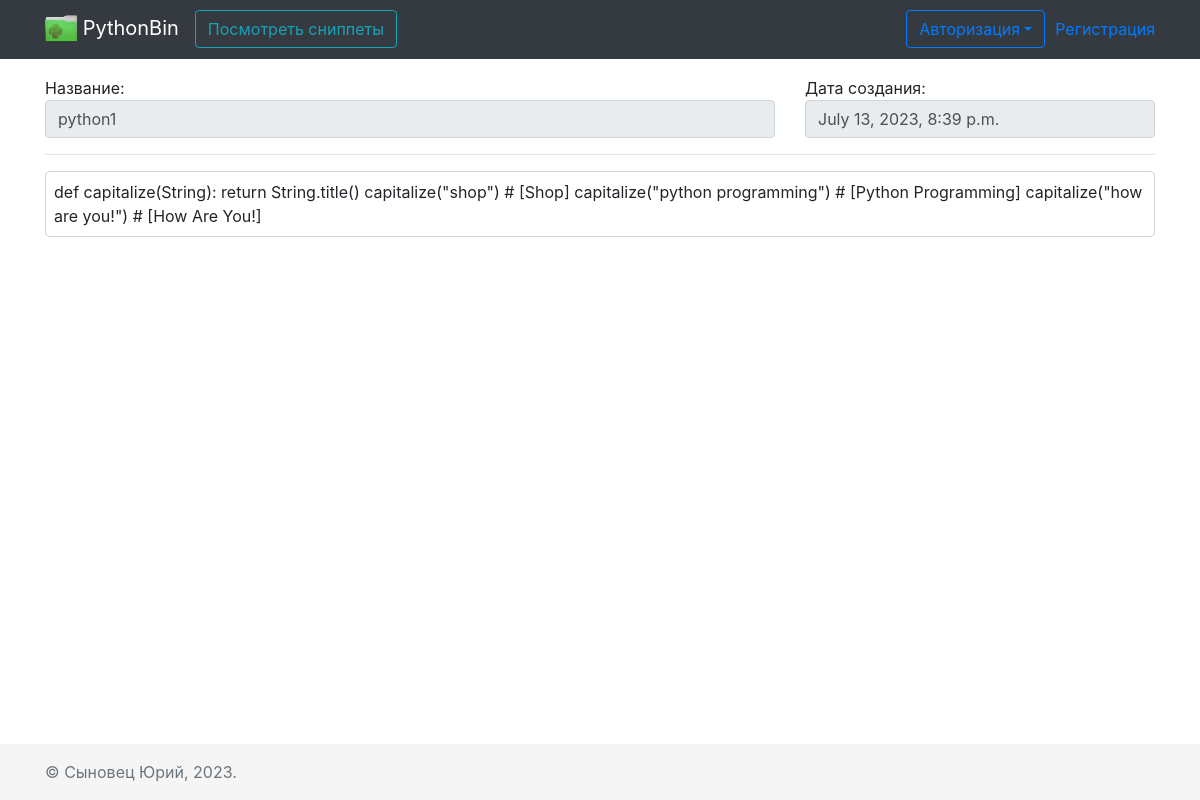
The app's page /snippets/28 with its own data.
### MainApp/models.py (models this page shows, shortened)
class Snippet(models.Model):
    name = models.CharField(max_length=100)
    lang = models.CharField(max_length=30, choices=LTNGS)
    code = models.TextField(max_length=5000)
    creation_date = models.DateTimeField(auto_now=True)
    user = models.ForeignKey(to=User, on_delete=models.CASCADE, blank=True, null=True)
    public = models.BooleanField(default=True)

### MainApp/views.py (the view)
# urls.py: path('snippets/<int:id>', views.snippets_detail, name='snippet-detail'),
def snippets_detail(request, id=0):
    try:
        snippet = Snippet.objects.get(id=id)
        context = {'pagename': 'Просмотр кода сниппета',
                   'snippet': snippet}
        return render(request, 'pages/view_snippets_detail.html', context)
    except Exception as err:
        print(f'to log? get item id={id} err: {err}')
        return HttpResponse(f'Snippet с id={id} не существует')

### templates/pages/view_snippets_detail.html (shortened to what this page needs)
{% extends "base.html" %}
{% load static %}
{% load i18n %}
{% load pygmentize %}
{% block content %}
<div class="container">
    <fieldset disabled>
       <div class="row disabled">
           <div class="col col-8">
               Название: <input type="text" value="{{ snippet.name }}" class="form-control">
           </div>
           <div class="col col-4">
               Дата создания:<input type="text" value="{{ snippet.creation_date }}" class="form-control">
           </div>
       </div>
       <hr>
       <div class="row">
           <div class="col">
               <div class="p-2 h-100" style="border:1px solid #ced4da; border-radius:5px;">
                   {{ snippet.code|pygmentize:snippet.lang }}
               </div>
           </div>
       </div>
    </fieldset>
</div>
{% endblock %}

### templates/base.html (style rules this page uses)
main > .container { padding: 60px 15px 0; }

### records on screen
Snippet: name "python1", creation_date "July 13, 2023, 8:39 p.m.", code|pygmentize "def capitalize(String): return String.title() capitalize(\"shop\") # [Shop] capitalize(\"python programming\") # [Python Programming] capitalize(\"how are you!\") # [How Are You!]"
